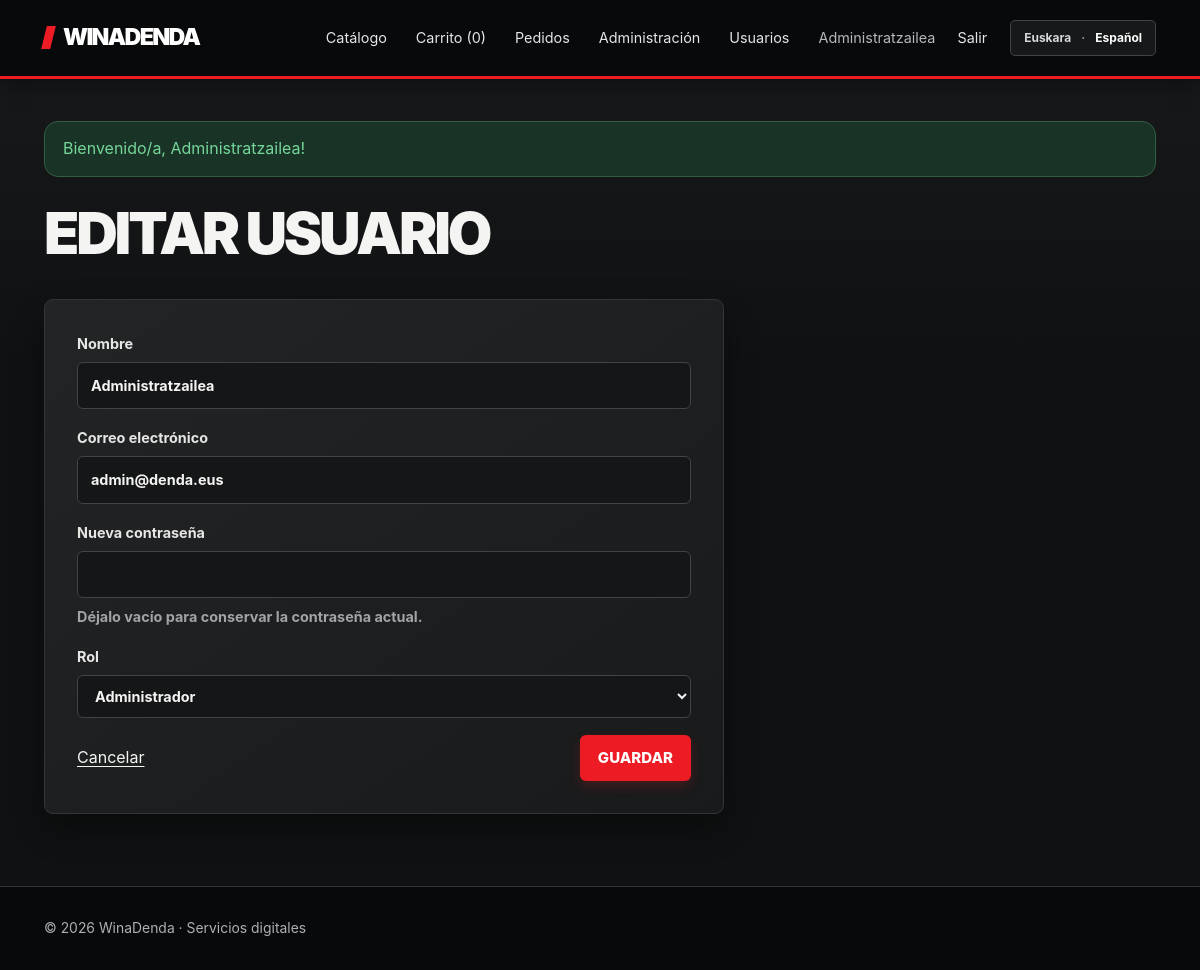
The page /index.php?c=erabiltzailea&a=editatu&id=1 (signed in) on the database its author committed.
### tables this page shows
CREATE TABLE IF NOT EXISTS erabiltzaileak (
    id             INT UNSIGNED AUTO_INCREMENT PRIMARY KEY,
    izena          VARCHAR(100) NOT NULL,
    email          VARCHAR(150) NOT NULL UNIQUE,
    pasahitza_hash VARCHAR(255) NOT NULL,
    rola           ENUM('bezeroa','admin') NOT NULL DEFAULT 'bezeroa',
    sortze_data    TIMESTAMP NOT NULL DEFAULT CURRENT_TIMESTAMP
);

### app/core/Controller.php (called while the page is built, shortened)
<?php
abstract class Controller
{
    protected function render(string $view, array $data = []): void
    {
        extract($data, EXTR_SKIP);
        $viewFile = BASE_PATH . "/app/views/$view.php";
        require BASE_PATH . '/app/views/layout/header.php';
        require $viewFile;
        require BASE_PATH . '/app/views/layout/footer.php';
    }
    public static function user(): ?array
    {
        return $_SESSION['user'] ?? null;
    }
    protected function requireLogin(): void
    {
        $user = self::user();
        $currentUser = (new Erabiltzailea())->bilatu((int) $user['id']);
    }
    protected function requireAdmin(): void
    {
        $this->requireLogin();
    }
}

### app/core/Router.php (called while the page is built, shortened)
<?php
class Router
{
    public static function dispatch(): void
    {
        $a = $_GET['a'] ?? 'index';
        $method = $a . 'Action';
        $ctrl   = new $class();
        $ctrl->$method();
    }
}

### public/index.php (called while the page is built)
<?php
require_once __DIR__ . '/../app/core/bootstrap.php';
Router::dispatch();

### app/core/bootstrap.php (called while the page is built, shortened)
<?php
spl_autoload_register(function (string $class): void {
    foreach (['core', 'models', 'controllers'] as $dir) {
        $file = BASE_PATH . "/app/$dir/$class.php";
        if (is_file($file)) {
            return;
        }
    }
});
function currentLanguage(): string
{
    return $_SESSION['lang'] ?? 'es';
}
function tr(string $spanish, string $basque): string
{
    return currentLanguage() === 'eu' ? $basque : $spanish;
}
function e(?string $v): string
{
    return htmlspecialchars((string) $v, ENT_QUOTES, 'UTF-8');
}
function flash(?string $msg = null, string $type = 'ok')
{
    $f = $_SESSION['flash'] ?? null;
    if ($f) {
        $f['msg'] = localizedMessage($f['msg']);
    }
    return $f;
}
function localizedMessage(string $message): string
{
    if (str_starts_with($message, 'Ongi etorri, ')) {
        return currentLanguage() === 'eu'
            ? $message
            : 'Bienvenido/a, ' . substr($message, strlen('Ongi etorri, '));
    }
    return $message;
}

### app/models/Model.php (called while the page is built, shortened)
<?php
abstract class Model
{
    protected PDO $db;
    public function __construct()
    {
        $this->db = Database::getConnection();
    }
    protected function fetchOne(string $sql, array $params = []): ?array
    {
        $st = $this->db->prepare($sql);
        $st->execute($params);
        $row = $st->fetch();
        return $row ?: null;
    }
}

### app/core/Database.php (called while the page is built)
<?php
class Database
{
    private static ?PDO $instance = null;
    public static function getConnection(): PDO
    {
        if (self::$instance === null) {
            $dsn = sprintf(
                'mysql:host=%s;port=%s;dbname=%s;charset=%s',
                DB_HOST, DB_PORT, DB_NAME, DB_CHARSET
            );
            self::$instance = new PDO($dsn, DB_USER, DB_PASS, [
                PDO::ATTR_ERRMODE            => PDO::ERRMODE_EXCEPTION,
                PDO::ATTR_DEFAULT_FETCH_MODE => PDO::FETCH_ASSOC,
                PDO::ATTR_EMULATE_PREPARES   => false,
            ]);
        }
        return self::$instance;
    }
}

### app/models/Erabiltzailea.php (called while the page is built, shortened)
<?php
class Erabiltzailea extends Model
{
    public function bilatu(int $id): ?array
    {
        return $this->fetchOne(
            'SELECT id, izena, email, rola, sortze_data FROM erabiltzaileak WHERE id = ?',
            [$id]
        );
    }
}

### app/views/erabiltzaileak/form.php (the view, shortened to what this page needs)
<h1><?= e($titulua) ?></h1>
<form method="post" class="form"
      action="index.php?c=erabiltzailea&amp;a=<?= e($ekintza) ?><?= $id ? '&amp;id=' . (int) $id : '' ?>">
    <label><?= tr('Nombre', 'Izena') ?>
        <input type="text" name="izena" maxlength="100" required value="<?= e($usuario['izena'] ?? '') ?>">
    </label>
    <label><?= tr('Correo electrónico', 'Emaila') ?>
        <input type="email" name="email" maxlength="150" required value="<?= e($usuario['email'] ?? '') ?>">
    </label>
    <label>
        <?= $crear ? tr('Contraseña', 'Pasahitza') : tr('Nueva contraseña', 'Pasahitz berria') ?>
        <input type="password" name="pasahitza" minlength="6" <?= $crear ? 'required' : '' ?>
               autocomplete="new-password">
        <?php if (!$crear): ?>
            <span class="muted"><?= tr('Déjalo vacío para conservar la contraseña actual.', 'Utzi hutsik uneko pasahitza mantentzeko.') ?></span>
        <?php endif; ?>
    </label>
    <label><?= tr('Rol', 'Rola') ?>
        <select name="rola" required>
            <option value="admin" <?= ($usuario['rola'] ?? '') === 'admin' ? 'selected' : '' ?>>
                <?= tr('Administrador', 'Administratzailea') ?>
            </option>
        </select>
    </label>
    <div class="row-between">
        <a href="index.php?c=erabiltzailea"><?= tr('Cancelar', 'Utzi') ?></a>
        <button class="btn" type="submit"><?= tr('Guardar', 'Gorde') ?></button>
    </div>
</form>

### app/views/layout/header.php (shortened to what this page needs)
<?php
$u = Controller::user();
$saskiaKop = array_sum($_SESSION['saskia'] ?? []);
$lang = currentLanguage();
$langTarget = $lang === 'eu' ? 'es' : 'eu';
$langParams = $_GET;
$langParams['lang'] = $langTarget;
?>
<!DOCTYPE html>
<html lang="<?= e($lang) ?>">
<head>
    <link rel="stylesheet" href="css/style.css">
</head>
<body>
<header class="topbar">
    <div class="wrap nav">
        <a class="brand" href="index.php"><?= APP_NAME ?></a>
        <div class="nav-controls">
            <nav>
                <a href="index.php"><?= tr('Catálogo', 'Katalogoa') ?></a>
                <a href="index.php?c=saskia"><?= tr('Carrito', 'Saskia') ?> (<?= $saskiaKop ?>)</a>
                <?php if ($u): ?>
                    <a href="index.php?c=eskaera"><?= tr('Pedidos', 'Eskaerak') ?></a>
                    <?php if ($u['rola'] === 'admin'): ?>
                        <a href="index.php?c=produktua"><?= tr('Administración', 'Administrazioa') ?></a>
                        <a href="index.php?c=erabiltzailea"><?= tr('Usuarios', 'Erabiltzaileak') ?></a>
                    <?php endif; ?>
                    <span class="user"><?= e($u['izena']) ?></span>
                    <a href="index.php?c=auth&amp;a=logout"><?= tr('Salir', 'Amaitu saioa') ?></a>
                <?php else: ?>
                    <a href="index.php?c=auth&amp;a=login"><?= tr('Iniciar sesión', 'Saioa hasi') ?></a>
                    <a href="index.php?c=auth&amp;a=register"><?= tr('Registrarse', 'Erregistratu') ?></a>
                <?php endif; ?>
            </nav>
            <div class="language-switch" aria-label="<?= tr('Seleccionar idioma', 'Hizkuntza hautatu') ?>">
                <a href="index.php?<?= e(http_build_query($langParams)) ?>" lang="<?= e($langTarget) ?>" hreflang="<?= e($langTarget) ?>">
                    <?= $langTarget === 'eu' ? 'Euskara' : 'Español' ?>
                </a>
                <span aria-hidden="true">·</span>
                <strong aria-current="true"><?= $lang === 'eu' ? 'Euskara' : 'Español' ?></strong>
            </div>
        </div>
    </div>
</header>
<main class="wrap">
<?php if ($f = flash()): ?>
    <div class="flash <?= e($f['type']) ?>"><?= e($f['msg']) ?></div>
<?php endif; ?>

### public/css/style.css (style rules this page uses)
:root { --bg:#101112; --fg:#f4f4f2; --mut:#a1a3a4; --pri:#ed1c24; --pri-d:#c81019; --deep:#f4f4f2; --card:#1b1c1e; --bd:#333537; --err:#ff8980; --ok:#75d69a; --shadow:0 14px 32px rgba(0,0,0,.38); }
* { box-sizing:border-box }
html { scroll-behavior:smooth }
body { margin:0;font-family:Inter,ui-sans-serif,system-ui,-apple-system,"Segoe UI",sans-serif;background:linear-gradient(180deg,#191a1c 0,#101112 360px);color:var(--fg);line-height:1.6 }
.wrap { max-width:1160px;margin:0 auto;padding:0 24px }
main.wrap { padding-top:42px;padding-bottom:72px;min-height:76vh }
a { color:var(--deep);text-underline-offset:3px }
.topbar { background:#08090a;color:#fff;position:sticky;top:0;z-index:5;box-shadow:0 5px 22px rgba(0,0,0,.42);border-bottom:3px solid var(--pri) }
.nav { display:flex;justify-content:space-between;align-items:center;min-height:76px;gap:24px }
.brand { font-family:Inter,ui-sans-serif,system-ui,sans-serif;font-weight:950;font-size:1.45rem;letter-spacing:-.07em;text-transform:uppercase;text-decoration:none;color:#fff;white-space:nowrap }
.brand::before { content:"";display:inline-block;width:9px;height:23px;background:var(--pri);margin-right:10px;transform:skew(-14deg);vertical-align:-4px }
.nav-controls { display:flex;align-items:center;justify-content:flex-end;gap:12px;min-width:0 }
nav { display:flex;align-items:center;gap:7px;flex-wrap:wrap }
nav a,nav .user { margin:0;padding:8px 11px;text-decoration:none;font-size:.9rem;color:#e4e5e6;border-radius:5px;transition:background .18s,color .18s }
nav .user { color:#b6b8b9;padding-right:4px }
.language-switch { display:inline-flex;align-items:center;gap:5px;flex:0 0 auto;padding:4px 8px;border:1px solid #414345;border-radius:5px;background:#171819;color:#97999a;font-size:.75rem;font-weight:750;white-space:nowrap }
.language-switch a,.language-switch strong { padding:3px 5px;color:#d6d7d8;text-decoration:none }
.language-switch strong { color:#fff }
h1,h2,h3 { color:var(--deep);line-height:1.2 }
h1 { font-family:Inter,ui-sans-serif,system-ui,sans-serif;font-size:clamp(2.2rem,5vw,3.6rem);font-weight:950;text-transform:uppercase;letter-spacing:-.055em;margin:.1em 0 .55em }
.muted { color:var(--mut) }
.flash { padding:14px 18px;border-radius:14px;margin-bottom:22px;border:1px solid }
.flash.ok { background:#193426;border-color:#315d40;color:var(--ok) }
.btn { display:inline-flex;align-items:center;justify-content:center;gap:8px;background:var(--pri);color:#fff;border:0;padding:11px 18px;border-radius:6px;cursor:pointer;font:inherit;font-size:.94rem;font-weight:850;text-transform:uppercase;text-decoration:none;box-shadow:0 5px 12px rgba(237,28,36,.2);transition:transform .18s,background .18s,box-shadow .18s }
input,select,textarea { font:inherit;padding:11px 13px;border:1px solid #414345;border-radius:6px;background:#151617;color:var(--fg);width:100%;transition:border-color .18s,box-shadow .18s }
input::placeholder,textarea::placeholder { color:#8b8d8e }
option { background:#151617;color:var(--fg) }
.row-between { display:flex;justify-content:space-between;align-items:center;gap:12px }
.form { background:linear-gradient(145deg,#232426,#191a1b);border:1px solid var(--bd);border-radius:9px;padding:clamp(20px,4vw,32px);display:flex;flex-direction:column;gap:17px;max-width:680px;box-shadow:var(--shadow) }
.form label { display:flex;flex-direction:column;gap:7px;font-size:.9rem;font-weight:700;color:#e6e6e4 }

### rows shown on the page
erabiltzaileak: izena "Administratzailea", email "admin@denda.eus", rola "Administrador"

### other values the page prints
APP_NAME "WINADENDA"
tr('Catálogo', 'Katalogoa') "Catálogo"
tr('Carrito', 'Saskia') "Carrito"
$saskiaKop "0"
tr('Pedidos', 'Eskaerak') "Pedidos"
tr('Administración', 'Administrazioa') "Administración"
tr('Usuarios', 'Erabiltzaileak') "Usuarios"
tr('Salir', 'Amaitu saioa') "Salir"
$f['msg'] "Bienvenido/a, Administratzailea!"
$titulua "EDITAR USUARIO"
tr('Nombre', 'Izena') "Nombre"
tr('Correo electrónico', 'Emaila') "Correo electrónico"
tr('Nueva contraseña', 'Pasahitz berria') "Nueva contraseña"
tr('Rol', 'Rola') "Rol"
tr('Cancelar', 'Utzi') "Cancelar"
